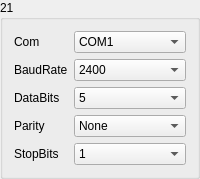
       <widget class="QGroupBox" name="gBoxMeter_21">
        <property name="minimumSize">
         <size>
          <width>171</width>
          <height>171</height>
         </size>
        </property>
        <property name="title">
         <string>21</string>
        </property>
        <layout class="QGridLayout" name="gridLayout_26">
         <item row="0" column="0">
          <widget class="QLabel" name="label_123">
           <property name="sizePolicy">
            <sizepolicy hsizetype="Fixed" vsizetype="Preferred">
             <horstretch>0</horstretch>
             <verstretch>0</verstretch>
            </sizepolicy>
           </property>
           <property name="text">
            <string>Com</string>
           </property>
          </widget>
         </item>
         <item row="0" column="1">
          <widget class="QComboBox" name="comboMeterSerialNum_21">
           <item>
            <property name="text">
             <string>COM1</string>
            </property>
           </item>
           <item>
            <property name="text">
             <string>COM2</string>
            </property>
           </item>
           <item>
            <property name="text">
             <string>COM3</string>
            </property>
           </item>
           <item>
            <property name="text">
             <string>COM4</string>
            </property>
           </item>
           <item>
            <property name="text">
             <string>COM5</string>
            </property>
           </item>
           <item>
            <property name="text">
             <string>COM6</string>
            </property>
           </item>
           <item>
            <property name="text">
             <string>COM7</string>
            </property>
           </item>
           <item>
            <property name="text">
             <string>COM8</string>
            </property>
           </item>
           <item>
            <property name="text">
             <string>COM9</string>
            </property>
           </item>
           <item>
            <property name="text">
             <string>COM10</string>
            </property>
           </item>
           <item>
            <property name="text">
             <string>COM11</string>
            </property>
           </item>
           <item>
            <property name="text">
             <string>COM12</string>
            </property>
           </item>
           <item>
            <property name="text">
             <string>COM13</string>
            </property>
           </item>
           <item>
            <property name="text">
             <string>COM14</string>
            </property>
           </item>
           <item>
            <property name="text">
             <string>COM15</string>
            </property>
           </item>
           <item>
            <property name="text">
             <string>COM16</string>
            </property>
           </item>
           <item>
            <property name="text">
             <string>COM17</string>
            </property>
           </item>
           <item>
            <property name="text">
             <string>COM18</string>
            </property>
           </item>
           <item>
            <property name="text">
             <string>COM19</string>
            </property>
           </item>
           <item>
            <property name="text">
             <string>COM20</string>
            </property>
           </item>
           <item>
            <property name="text">
             <string>COM21</string>
            </property>
           </item>
           <item>
            <property name="text">
             <string>COM22</string>
            </property>
           </item>
           <item>
            <property name="text">
             <string>COM23</string>
            </property>
           </item>
           <item>
            <property name="text">
             <string>COM24</string>
            </property>
           </item>
           <item>
            <property name="text">
             <string>COM25</string>
            </property>
           </item>
           <item>
            <property name="text">
             <string>COM26</string>
            </property>
           </item>
           <item>
            <property name="text">
             <string>COM27</string>
            </property>
           </item>
           <item>
            <property name="text">
             <string>COM28</string>
            </property>
           </item>
           <item>
            <property name="text">
             <string>COM29</string>
            </property>
           </item>
           <item>
            <property name="text">
             <string>COM30</string>
            </property>
           </item>
          </widget>
         </item>
         <item row="1" column="0">
          <widget class="QLabel" name="label_124">
           <property name="text">
            <string>BaudRate</string>
           </property>
          </widget>
         </item>
         <item row="1" column="1">
          <widget class="QComboBox" name="comboMeterBaudRate_21">
           <item>
            <property name="text">
             <string>2400</string>
            </property>
           </item>
           <item>
            <property name="text">
             <string>4800</string>
            </property>
           </item>
           <item>
            <property name="text">
             <string>9600</string>
            </property>
           </item>
           <item>
            <property name="text">
             <string>14400</string>
            </property>
           </item>
           <item>
            <property name="text">
             <string>19200</string>
            </property>
           </item>
           <item>
            <property name="text">
             <string>38400</string>
            </property>
           </item>
           <item>
            <property name="text">
             <string>56000</string>
            </property>
           </item>
          </widget>
         </item>
         <item row="2" column="0">
          <widget class="QLabel" name="label_125">
           <property name="text">
            <string>DataBits</string>
           </property>
          </widget>
         </item>
         <item row="2" column="1">
          <widget class="QComboBox" name="comboMeterBits_21">
           <item>
            <property name="text">
             <string>5</string>
            </property>
           </item>
           <item>
            <property name="text">
             <string>6</string>
            </property>
           </item>
           <item>
            <property name="text">
             <string>7</string>
            </property>
           </item>
           <item>
            <property name="text">
             <string>8</string>
            </property>
           </item>
          </widget>
         </item>
         <item row="3" column="0">
          <widget class="QLabel" name="label_126">
           <property name="text">
            <string>Parity</string>
           </property>
          </widget>
         </item>
         <item row="3" column="1">
          <widget class="QComboBox" name="comboMeterChkBit_21">
           <item>
            <property name="text">
             <string>None</string>
            </property>
           </item>
           <item>
            <property name="text">
             <string>Odd</string>
            </property>
           </item>
           <item>
            <property name="text">
             <string>Even</string>
            </property>
           </item>
          </widget>
         </item>
         <item row="4" column="0">
          <widget class="QLabel" name="label_127">
           <property name="text">
            <string>StopBits</string>
           </property>
          </widget>
         </item>
         <item row="4" column="1">
          <widget class="QComboBox" name="comboMeterEndBit_21">
           <item>
            <property name="text">
             <string>1</string>
            </property>
           </item>
           <item>
            <property name="text">
             <string>1.5</string>
            </property>
           </item>
           <item>
            <property name="text">
             <string>2</string>
            </property>
           </item>
          </widget>
         </item>
        </layout>
       </widget>
